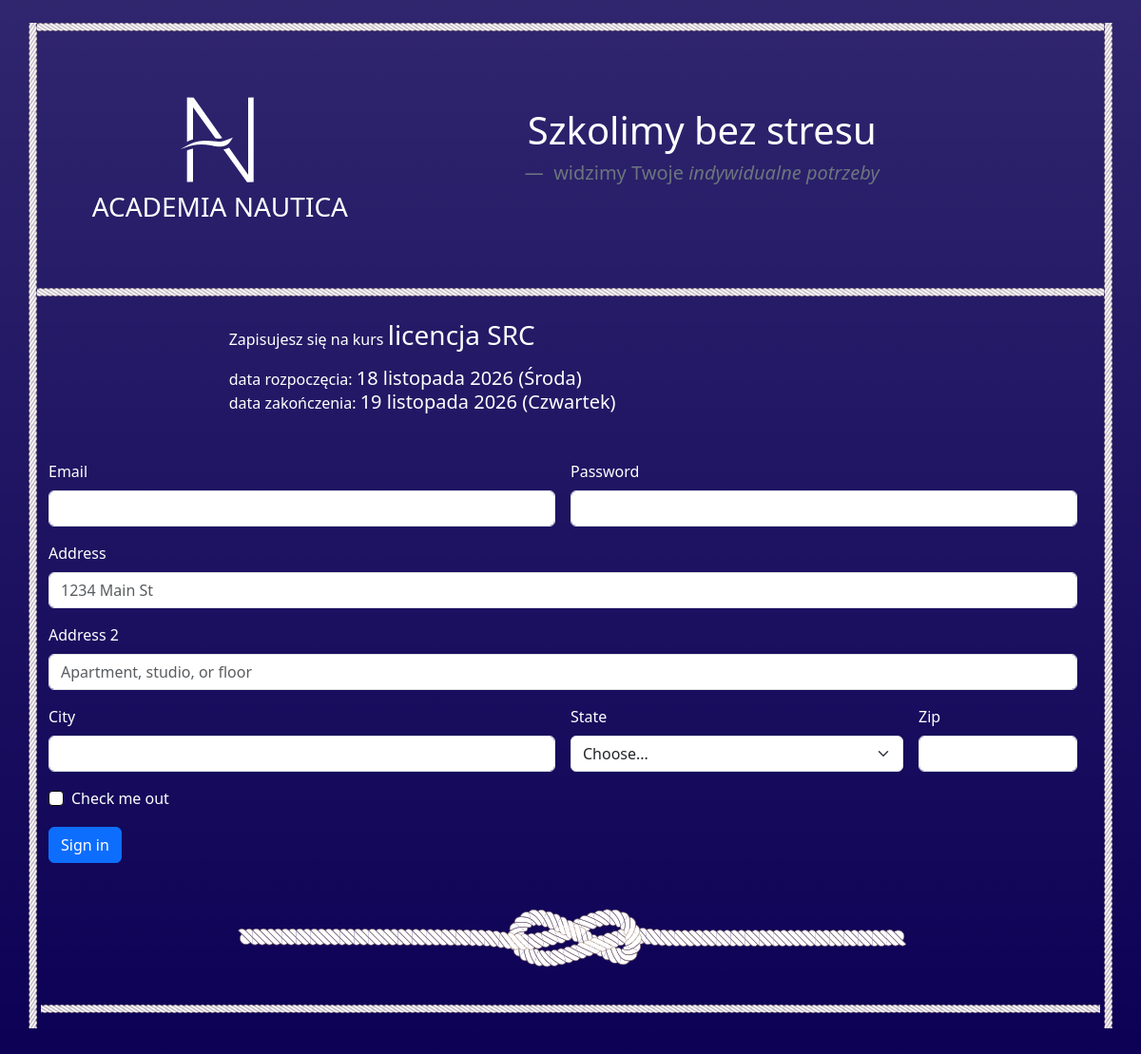
The page /16 on the database as committed earlier.
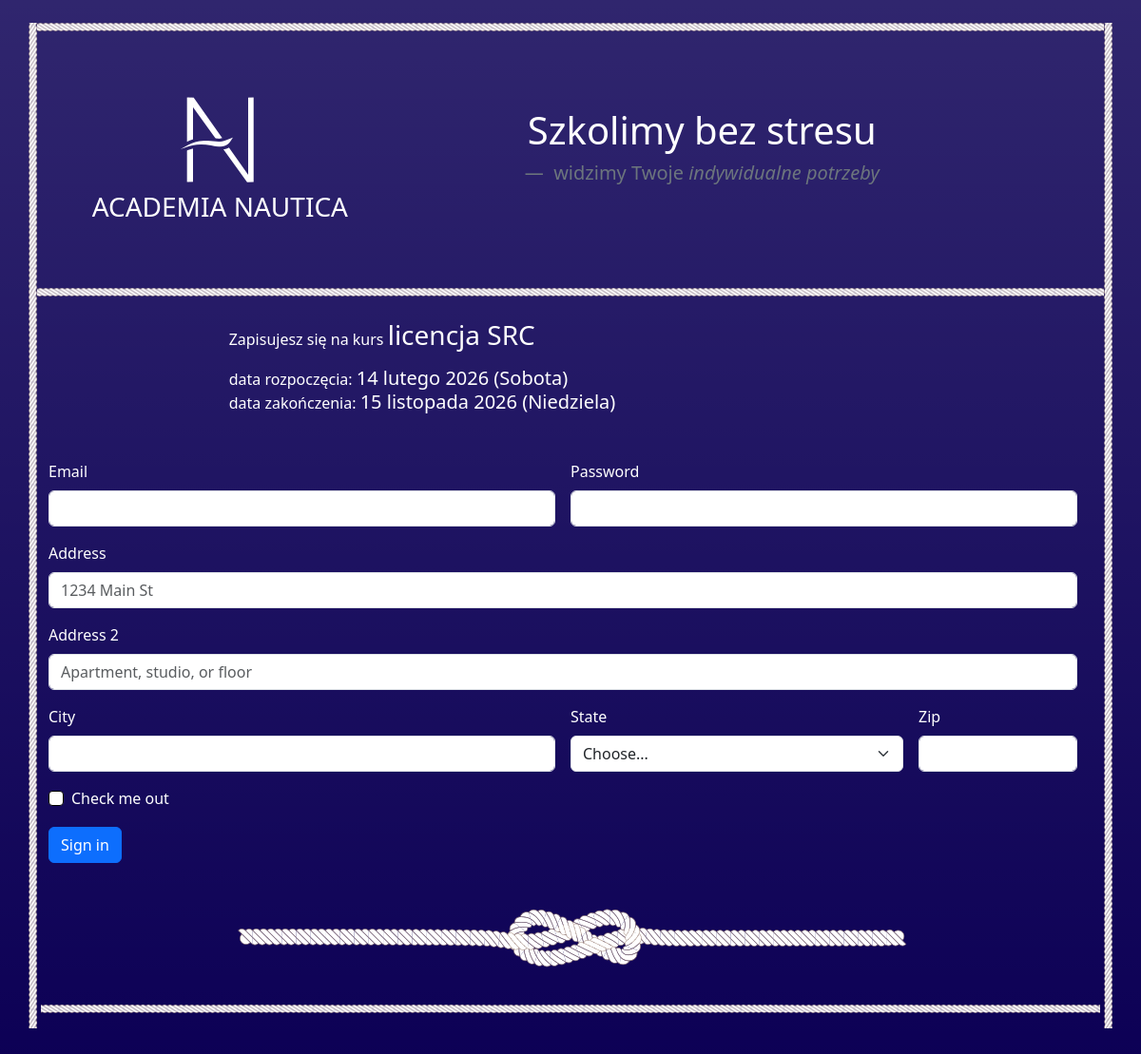
The same page on the database as committed later.
### basepage/models.py (models this page shows)
class KursyWszystkie(models.Model):
    kursu_lp = models.AutoField(primary_key=True)
    kursu_kod = models.CharField(unique=True, blank=True, null=True)
    kursu_schedule = models.CharField(blank=True, null=True)
    kursu_data_start = models.DateField(blank=True, null=True)
    kursu_data_end = models.DateField(blank=True, null=True)
    kursu_prise = models.IntegerField(blank=True, null=True)
    kursu_name = models.CharField(blank=True, null=True)
    class Meta:
        managed = False
        db_table = 'Kursy_wszystkie'

### basepage/views.py (the view)
# urls.py: path('<int:elem_id>', kursu_zapis, name='form_zapis'),
def kursu_zapis(request, elem_id):
    p = KursyWszystkie.objects.get(kursu_lp=elem_id)
    if p.kursu_data_start==p.kursu_data_end:
        wskaznik=''
    else:
        wskaznik=1
    context = {
        'post': p,
        'wskaznik': wskaznik,
        'liczba_lat': liczba_lat,
        'foremnik': foremnik,
    }
    return render(request, 'basepage/form_zapis.html', context)

### basepage/templates/basepage/form_zapis.html (shortened to what this page needs)
{% extends "basepage/base.html" %}
{% load static %}
{% block content %}
<div class="row p-3">
        <div class="col-2 pt-2 pb-3">
        </div>
        <div class="col-8 pt-2">
          {% if wskaznik %}
                    <p>Zapisujesz się na kurs <span class="h3">{{post.kursu_name}}</span></p>
                        <p>data rozpoczęcia: <span class="h5">{{post.kursu_data_start|date:"d E Y (l)"}}</span>
                    <br>data zakończenia: <span class="h5">{{post.kursu_data_end|date:"d E Y (l)"}}</span></span></p>
                        {% else %}
                    <p>Zapisujesz się na <span class="h3">{{post.kursu_name}}</span></p>
                    <p>odbywający się w dniu: <span class="h5">{{post.kursu_data_start|date:"d E Y (l)"}}</span></p>
                        {% endif %}
          </div>
<form class="row g-3">
  <div class="col-md-6">
    <label for="inputEmail4" class="form-label">Email</label>
    <input type="email" class="form-control" id="inputEmail4">
  </div>
  <div class="col-md-6">
    <label for="inputPassword4" class="form-label">Password</label>
    <input type="password" class="form-control" id="inputPassword4">
  </div>
  <div class="col-12">
    <label for="inputAddress" class="form-label">Address</label>
    <input type="text" class="form-control" id="inputAddress" placeholder="1234 Main St">
  </div>
  <div class="col-12">
    <label for="inputAddress2" class="form-label">Address 2</label>
    <input type="text" class="form-control" id="inputAddress2" placeholder="Apartment, studio, or floor">
  </div>
  <div class="col-md-6">
    <label for="inputCity" class="form-label">City</label>
    <input type="text" class="form-control" id="inputCity">
  </div>
  <div class="col-md-4">
    <label for="inputState" class="form-label">State</label>
    <select id="inputState" class="form-select">
      <option selected>Choose...</option>
    </select>
  </div>
  <div class="col-md-2">
    <label for="inputZip" class="form-label">Zip</label>
    <input type="text" class="form-control" id="inputZip">
  </div>
  <div class="col-12">
    <div class="form-check">
      <input class="form-check-input" type="checkbox" id="gridCheck">
      <label class="form-check-label" for="gridCheck">
        Check me out
      </label>
    </div>
  </div>
  <div class="col-12">
    <button type="submit" class="btn btn-primary">Sign in</button>
  </div>
</form>
{% endblock %}

### basepage/templates/basepage/base.html (shortened to what this page needs)
{% load static %}
<!DOCTYPE html>
<html lang="en">
<head>
<link href="https://cdn.jsdelivr.net/npm/bootstrap@5.3.8/dist/css/bootstrap.min.css" rel="stylesheet">
<link  rel="stylesheet" type="text/css" href="{% static 'basepage/anw_style.css' %}">
</head>
<body class="bg-gradient text-white">
<div id="caly_content" class="container mt-4 mb-5">
    <header class="container" style="min-height: 240px;">
        <div class="naglowek_obrazek row align-items-center py-4 px-2 dla_el_karuzeli">
            <div class="col-4 d-flex justify-content-center align-items-center d-none d-md-flex">
                    <a class="d-flex flex-column align-items-center text-center text-decoration-none text-reset"
                       href="{% url 'main' %}" >
                        <img class="img mx-auto" src="{% static 'basepage/img/anw_logo.png' %}" />
                        <h3 class="mx-auto text-center w-100">ACADEMIA NAUTICA</h3>
                    </a>
            </div>
            <div class="col-7 d-none d-md-flex" >
                <div id="carouselExampleFade" class="carousel slide carousel-fade" data-bs-ride="carousel">
                  <div class="carousel-inner rounded-3 overflow-hidden">
                    <div class="carousel-item active d-flex align-items-center justify-content-center dla_el_karuzeli">
                        <figure class="text-center">
                            <blockquote class="blockquote">
                              <p class="fs-1">Szkolimy bez&nbsp;stresu</p>
                            </blockquote>
                            <figcaption class="blockquote-footer fs-5">
                              widzimy Twoje <cite title="Source Title">indywidualne potrzeby</cite>
                            </figcaption>
                        </figure>
                    </div>
                  </div>
                </div>
            </div>
        </div>
    </header>
    {% block content %}
    {% endblock %}
    <div class="container">
        <div id="stopka_obrazek" class="row mt-5 pb-5">
            <div class="col">
            </div>
            <div class="col-10 text-center">
                    <img class="img-fluid" src="{% static 'basepage/img/lina_wezel.png' %}" />
            </div>
            <div class="col">
            </div>
        </div>
    </div>
</div>
</body>
</html>

### basepage/static/basepage/anw_style.css (style rules this page uses)
body { background-color: #0C0055; }
html { scroll-behavior: smooth; }
#stopka_obrazek { padding-bottom: 9px; background-image: url("/static/basepage/img/lina_prosta.png"); background-repeat: repeat-x; background-position: bottom; }
#caly_content { padding-left: 9px; padding-right: 9px; background-image: url("/static/basepage/img/lina_prosta_pion.png"), url("/static/basepage/img/lina_prosta_pion.png"); background-repeat: repeat-y; background-position: left, right; }
.naglowek_obrazek { padding-bottom: 9px; padding-top: 9px; background-image: url("/static/basepage/img/lina_prosta.png"), url("/static/basepage/img/lina_prosta.png"); background-repeat: repeat-x; background-position: top, bottom; }
.dla_el_karuzeli { min-height: 240px; }
.form-check-input { border-color: #000; }

Rows that differ between the two databases and show on the page:
changed KursyWszystkie "licencja SRC": kursu_data_start "18 listopada 2026 (Środa)" → "14 lutego 2026 (Sobota)"; kursu_data_end "19 listopada 2026 (Czwartek)" → "15 listopada 2026 (Niedziela)"
